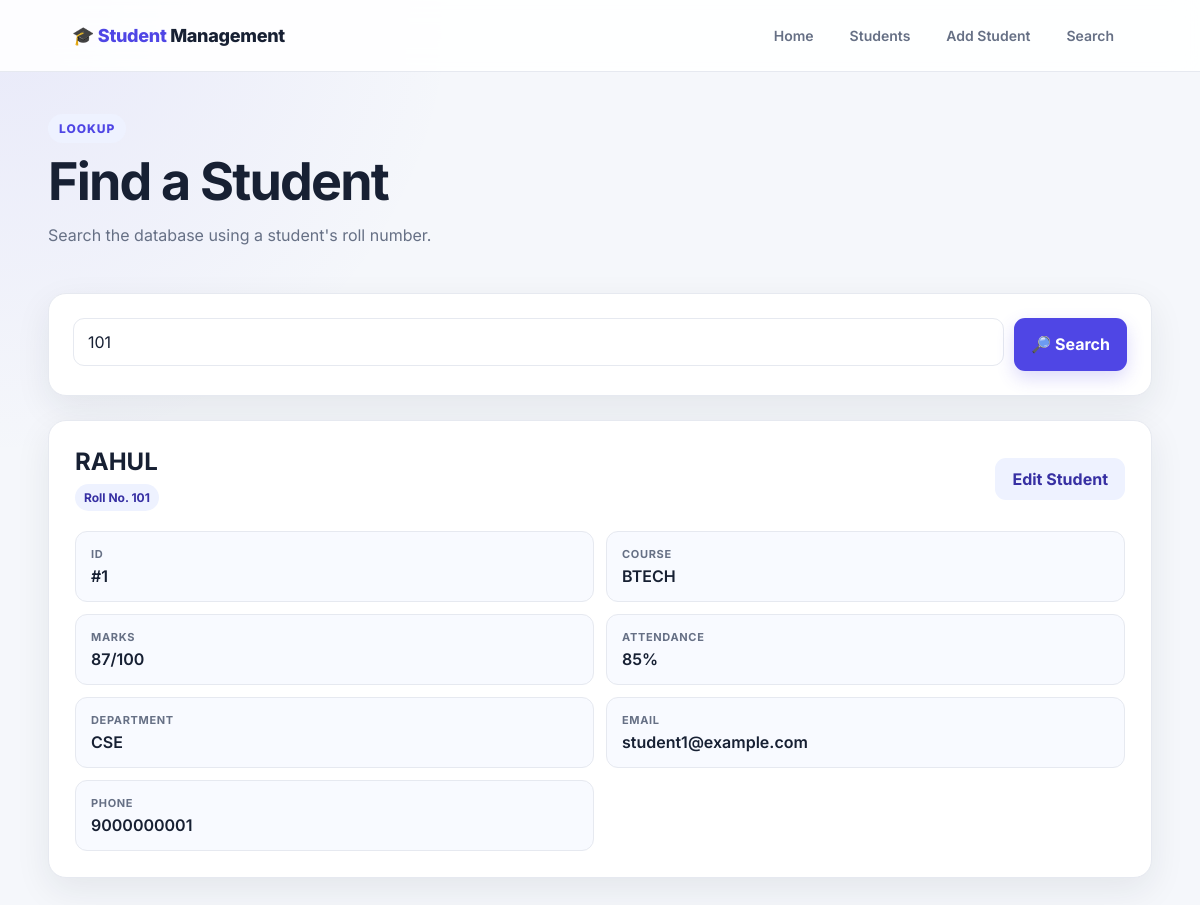
The app's page /search?roll_no=101 with its own data.
### tables this page shows
CREATE TABLE students (
    id INTEGER PRIMARY KEY AUTOINCREMENT,
    name TEXT NOT NULL,
    roll_no TEXT NOT NULL UNIQUE,
    course TEXT NOT NULL,
    marks INTEGER NOT NULL CHECK (marks >= 0 AND marks <= 100),
    email TEXT NOT NULL,
    phone TEXT NOT NULL,
    department TEXT NOT NULL,
    attendance INTEGER NOT NULL CHECK (attendance >= 0 AND attendance <= 100)
);

### app.py (the view)
@app.route("/search", methods=["GET", "POST"])
def search():
    results = []
    searched = False
    roll_no = request.args.get("roll_no", "").strip()
    if request.method == "POST":
        roll_no = request.form.get("roll_no", "").strip()
    if roll_no:
        searched = True
        conn = get_db_connection()
        results = conn.execute(
            "SELECT * FROM students WHERE roll_no = ?",
            (roll_no,)
        ).fetchall()
        conn.close()
    return render_template(
        "search.html",
        students=results,
        searched=searched,
        roll_no=roll_no
    )

### app.py (called while the page is built)
def get_db_connection():
    conn = sqlite3.connect(DATABASE)
    conn.row_factory = sqlite3.Row
    return conn

### templates/search.html (shortened to what this page needs)
<!DOCTYPE html>
<html lang="en">
<head>
    <link rel="stylesheet" href="{{ url_for('static', filename='style.css') }}">
</head>
<body>
<nav class="navbar">
    <a class="logo" href="{{ url_for('index') }}">🎓 <span>Student</span> Management</a>
    <div class="nav-links">
        <a href="{{ url_for('index') }}">Home</a>
        <a href="{{ url_for('students') }}">Students</a>
        <a href="{{ url_for('add_student') }}">Add Student</a>
        <a href="{{ url_for('search') }}">Search</a>
    </div>
</nav>
<main class="page-container">
    <div class="section-title">
        <div>
            <span class="eyebrow">Lookup</span>
            <h1>Find a Student</h1>
            <p class="subtitle">Search the database using a student's roll number.</p>
        </div>
    </div>
    <div class="card search-box">
        <form action="{{ url_for('search') }}" method="GET" class="search-row">
            <input type="text" name="roll_no" value="{{ roll_no }}" placeholder="Enter roll number" required>
            <button type="submit">🔎 Search</button>
        </form>
    </div>
    {% if searched %}
        {% if students %}
            {% for student in students %}
            <div class="card student-card">
                <div class="student-header">
                    <div>
                        <h2>{{ student['name'] }}</h2>
                        <span class="badge">Roll No. {{ student['roll_no'] }}</span>
                    </div>
                    <a class="btn btn-edit" href="{{ url_for('update_student', student_id=student['id']) }}">Edit Student</a>
                </div>
                <div class="details-grid">
                    <div class="detail"><span class="detail-label">ID</span><span class="detail-value">#{{ student['id'] }}</span></div>
                    <div class="detail"><span class="detail-label">Course</span><span class="detail-value">{{ student['course'] }}</span></div>
                    <div class="detail"><span class="detail-label">Marks</span><span class="detail-value">{{ student['marks'] }}/100</span></div>
                    <div class="detail"><span class="detail-label">Attendance</span><span class="detail-value">{{ student['attendance'] }}%</span></div>
                    <div class="detail"><span class="detail-label">Department</span><span class="detail-value">{{ student['department'] }}</span></div>
                    <div class="detail"><span class="detail-label">Email</span><span class="detail-value">{{ student['email'] }}</span></div>
                    <div class="detail"><span class="detail-label">Phone</span><span class="detail-value">{{ student['phone'] }}</span></div>
                </div>
            </div>
            {% endfor %}
        {% else %}
            <div class="card empty">
                <h2>Student not found</h2>
                <p>No student was found with roll number <strong>{{ roll_no }}</strong>.</p>
            </div>
        {% endif %}
    {% endif %}
</main>
</body>
</html>

### static/style.css (style rules this page uses)
:root { --bg: #f5f7fb; --surface: #ffffff; --surface-soft: #f8faff; --text: #172033; --muted: #667085; --primary: #4f46e5; --primary-dark: #3730a3; --primary-soft: #eef2ff; --success: #15803d; --success-soft: #ecfdf3; --danger: #dc2626; --danger-soft: #fef2f2; --border: #e6e9f0; --shadow: 0 12px 35px rgba(31, 41, 55, .08); --radius: 18px; }
* { box-sizing: border-box; }
body { margin: 0; min-height: 100vh; font-family: 'Inter', Arial, sans-serif; color: var(--text); background: radial-gradient(circle at top left, rgba(79,70,229,.08), transparent 30%), var(--bg); }
a { color: inherit; text-decoration: none; }
.navbar { height: 72px; padding: 0 6%; display: flex; align-items: center; justify-content: space-between; gap: 24px; background: rgba(255,255,255,.9); backdrop-filter: blur(14px); border-bottom: 1px solid var(--border); position: sticky; top: 0; z-index: 10; }
.logo { font-weight: 800; font-size: 18px; letter-spacing: -.3px; white-space: nowrap; }
.logo span { color: var(--primary); }
.nav-links { display: flex; align-items: center; gap: 8px; }
.nav-links a { padding: 10px 14px; border-radius: 10px; color: var(--muted); font-size: 14px; font-weight: 600; transition: .2s ease; }
.container, .form-container, .page-container { width: min(1120px, 92%); margin: 0 auto; }
.page-container { padding: 42px 0 70px; }
.eyebrow { display: inline-flex; padding: 7px 11px; border-radius: 999px; background: var(--primary-soft); color: var(--primary); font-size: 12px; font-weight: 800; text-transform: uppercase; letter-spacing: .08em; }
h1 { margin: 12px 0; font-size: clamp(32px, 5vw, 52px); line-height: 1.05; letter-spacing: -1.8px; }
h2 { margin: 0 0 8px; font-size: 24px; }
.subtitle, .form-description { color: var(--muted); line-height: 1.7; margin: 0 0 24px; }
.hero-card, .card { background: var(--surface); border: 1px solid var(--border); border-radius: var(--radius); box-shadow: var(--shadow); }
.btn, button { border: 0; border-radius: 11px; padding: 11px 17px; font: inherit; font-weight: 700; cursor: pointer; transition: transform .15s ease, box-shadow .15s ease, background .15s ease; }
.btn-primary, button[type="submit"] { color: white; background: var(--primary); box-shadow: 0 7px 18px rgba(79,70,229,.2); }
.section-title { display: flex; align-items: end; justify-content: space-between; gap: 20px; margin-bottom: 20px; }
form { display: grid; gap: 9px; }
input { width: 100%; padding: 13px 14px; margin: 0 0 5px; border: 1px solid var(--border); border-radius: 11px; background: #fff; color: var(--text); font: inherit; outline: none; transition: .2s; }
.badge { display: inline-flex; padding: 6px 9px; border-radius: 999px; background: var(--primary-soft); color: var(--primary-dark); font-weight: 700; font-size: 12px; }
.btn-edit { background: var(--primary-soft); color: var(--primary-dark); }
.search-box { padding: 24px; margin-bottom: 24px; }
.search-row { display: grid; grid-template-columns: 1fr auto; gap: 10px; }
.student-card { padding: 26px; }
.student-header { display: flex; justify-content: space-between; gap: 15px; align-items: center; margin-bottom: 20px; }
.details-grid { display: grid; grid-template-columns: repeat(2, 1fr); gap: 12px; }
.detail { padding: 15px; background: var(--surface-soft); border: 1px solid var(--border); border-radius: 12px; }
.detail-label { display: block; color: var(--muted); font-size: 11px; text-transform: uppercase; letter-spacing: .06em; margin-bottom: 5px; font-weight: 700; }
.detail-value { font-weight: 600; }

### records on screen
students: name "RAHUL", roll_no "101", id "1", course "BTECH", marks "87", attendance "85", department "CSE", email "student1@example.com", phone "9000000001"
